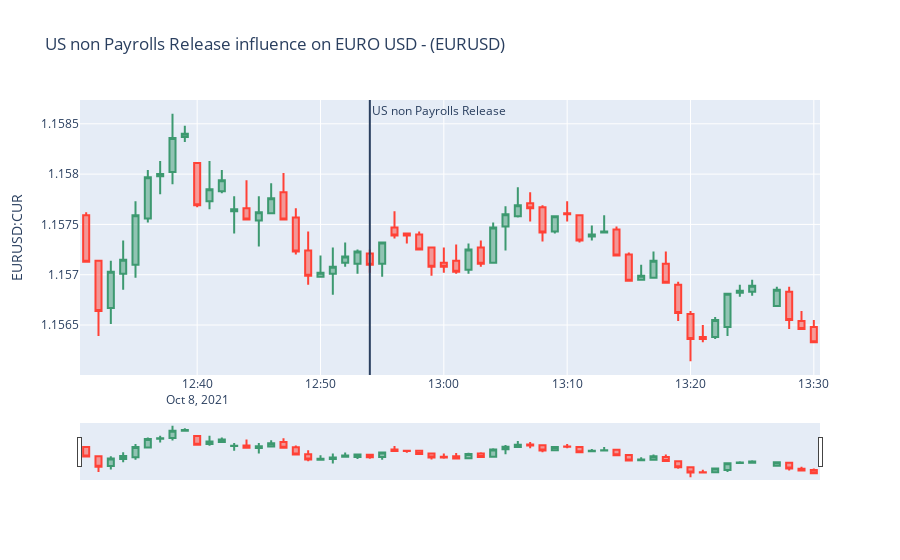

Notebook code cell kept with this figure:
### Code cell
df4 = eur_usd_intraday[426:485]

fig = go.Figure(data=[go.Candlestick(x=df4['Date'],
                open=df4['Open'], high=df4['High'],
                low=df4['Low'], close=df4['Close'])
                      ])

fig.update_layout(
    title='US non Payrolls Release influence on EURO USD - (EURUSD)',
    yaxis_title='EURUSD:CUR',
    shapes = [dict(
        x0='2021-10-08T12:54:00', x1='2021-10-08T12:54:00', y0=0, y1=1, xref='x', yref='paper',
        line_width=2)],
    annotations=[dict(
        x='2021-10-08T12:54:00', y=1.00, xref='x', yref='paper',
        showarrow=False, xanchor='left', text='US non Payrolls Release')]
)

fig.show(renderer='plotly_mimetype')
